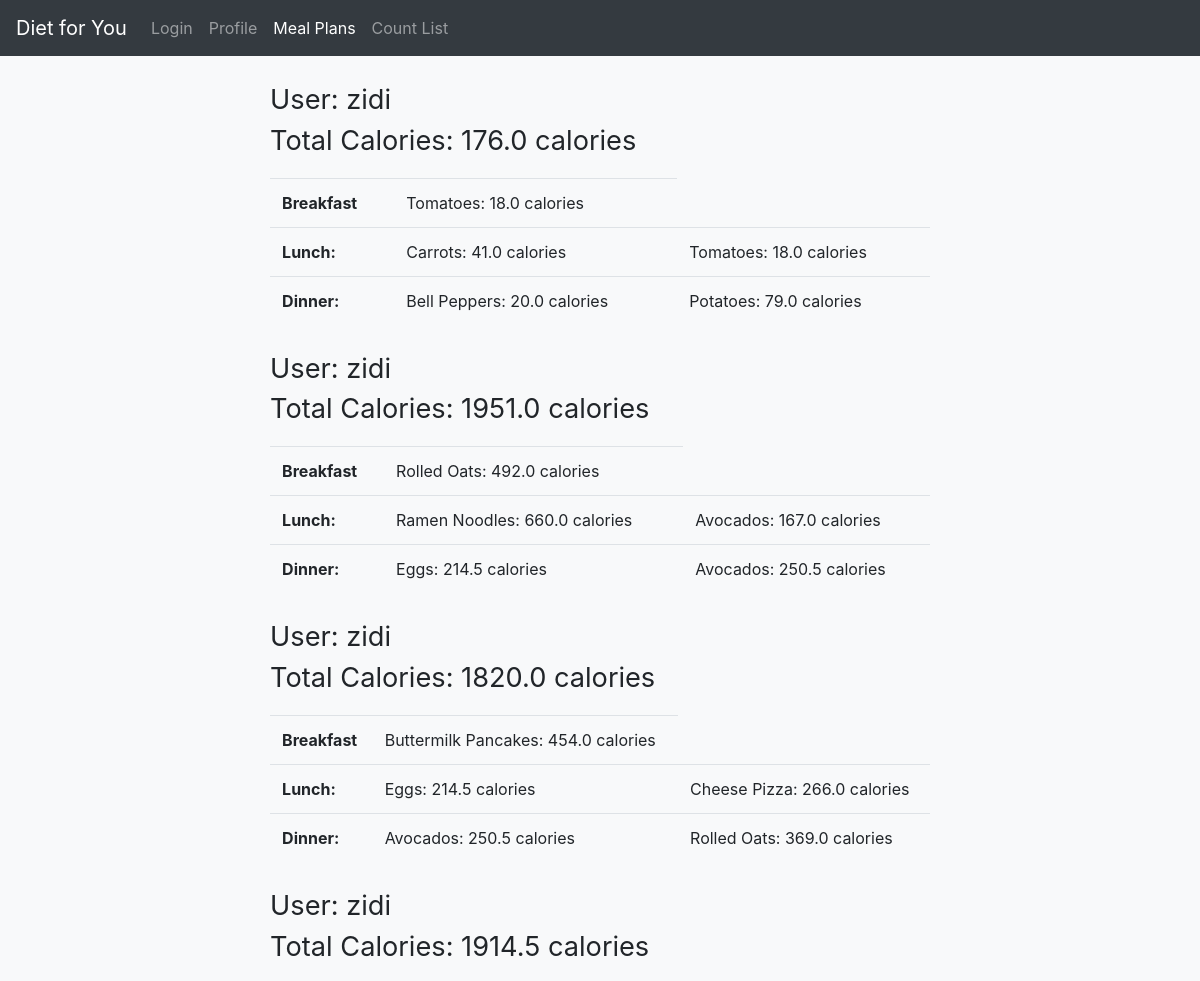
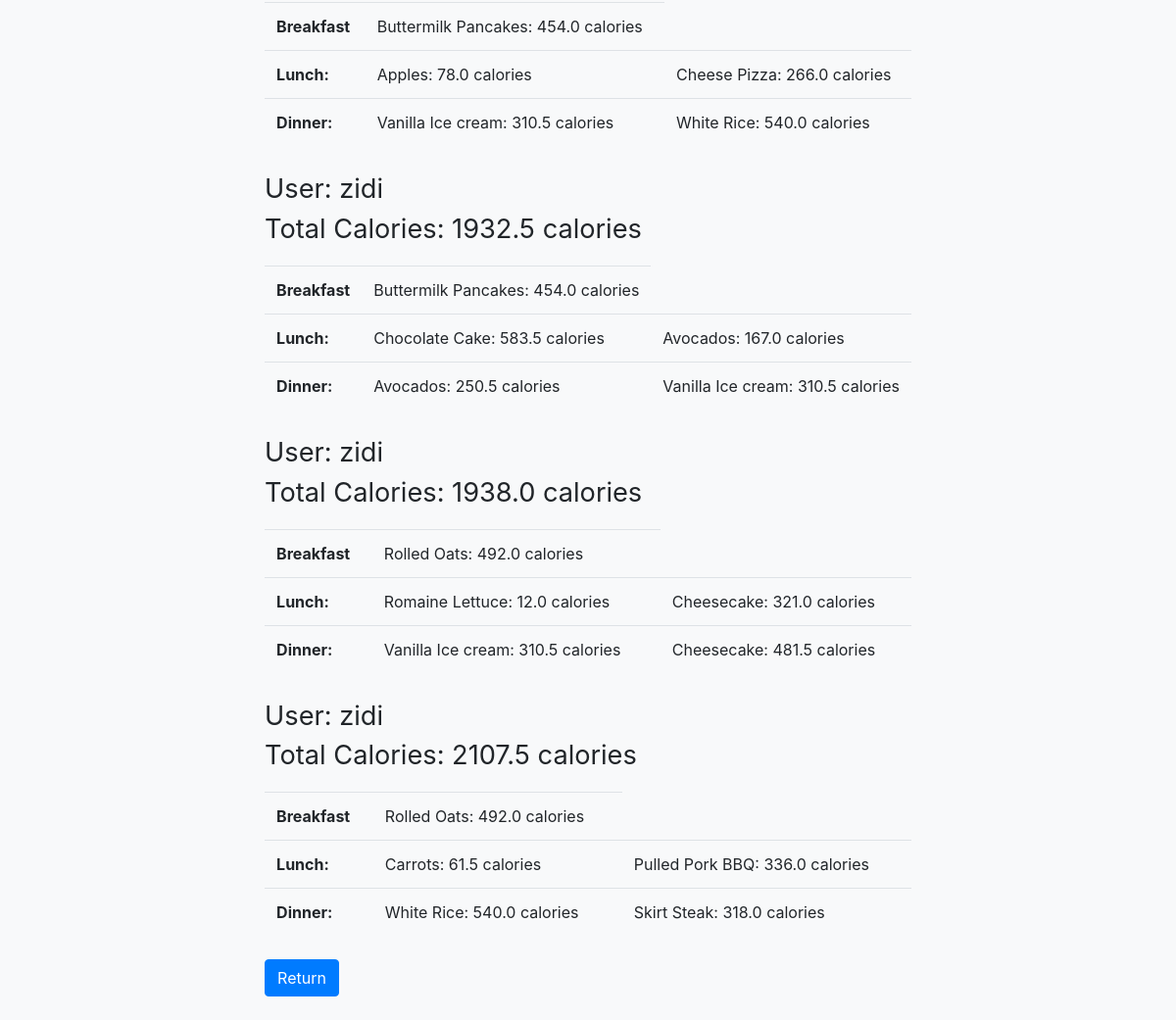
The app's page /recipe/past/ (signed in) with its own data (2 pictures, top to bottom).
### main/models.py (models this page shows, shortened)
class recipeTable(models.Model):
    user = models.CharField(max_length = 50, default = '')
    totalCal = models.FloatField(default = 0)
    foodItem1 = models.CharField(max_length=125, null=True)
    cal1 = models.FloatField(default=0)
    foodItem2 = models.CharField(max_length=125, null=True)
    cal2 = models.FloatField(default=0)
    foodItem3 = models.CharField(max_length=125, null=True)
    cal3 = models.FloatField(default=0)
    foodItem4 = models.CharField(max_length=125, null=True)
    cal4 = models.FloatField(default=0)
    foodItem5 = models.CharField(max_length=125, null=True)
    cal5 = models.FloatField(default=0)
    class Meta:
        indexes = [
           models.Index(fields=['user']),
        ]

### main/views.py (the view)
# urls.py: path('recipe/past/', pastRecipe),
def pastRecipe(request):
   currentUser = request.user
   personId = currentUser.username
   recipeInfo = recipeTable.objects.raw('SELECT * FROM main_recipeTable WHERE user = %s ORDER BY id', [personId])
   return render(request, 'past_recipe.html', {'recipeInfo' : recipeInfo})

### templates/past_recipe.html (shortened to what this page needs)
<!doctype html>
<html lang="en">
    <head>
        <link rel="stylesheet" href="https://stackpath.bootstrapcdn.com/bootstrap/4.5.0/css/bootstrap.min.css">
        <nav class="navbar navbar-expand navbar-dark bg-dark">
            <div class="collapse navbar-collapse" id="navbarsExample02">
                <a class="navbar-brand" href="/home">Diet for You</a>
                <ul class="navbar-nav mr-auto">
                <li>
                    <a class="nav-link" href="/login">Login <span class="sr-only">(current)</span></a>
                </li>
                <li class="nav-item">
                    <a class="nav-link" href="/main">Profile</a>
                </li>
                <li class="nav-item active">
                    <a class="nav-link" href="/recipe">Meal Plans</a>
                </li>
                <li class="nav-item">
                    <a class="nav-link" href="/countList">Count List</a>
                </li>
                </ul>
            </div>
        </nav>
    </head>
    <body class="bg-light">
        <div class="container">
            <div class="row">
              <div class="mt-4 mb-4 mx-auto" style="text-align:Left;">
                    {% for info in recipeInfo %}
                    <p style="font-size:170%;">User: {{info.user}} <br> Total Calories: {{info.totalCal}} calories</p>
                    <div class="mb-4">
                        <table class="table">
                            <tbody>
                            <tr>
                                <th scope="row">Breakfast</th>
                                <td>{{info.foodItem1}}: {{info.cal1}} calories</td>
                            </tr>
                            <tr>
                                <th scope="row">Lunch: </th>
                                <td>{{info.foodItem2}}: {{info.cal2}} calories</td>
                                <td>{{info.foodItem3}}: {{info.cal3}} calories</td>
                            </tr>
                            <tr>
                                <th scope="row">Dinner: </th>
                                <td>{{info.foodItem4}}: {{info.cal4}} calories</td>
                                <td>{{info.foodItem5}}: {{info.cal5}} calories</td>
                                </tr>
                            </tbody>
                        </table>
                    </div>
                    {% endfor %}
                    <form action = "/recipe/" methond = "Post">{% csrf_token %}
                        <button type="submit" class="btn btn-primary">Return</button>
                    </form>
                </body>
</html>

### records on screen
recipeTable: user "zidi", totalCal "176.0", foodItem1 "Tomatoes", cal1 "18.0", foodItem2 "Carrots", cal2 "41.0", foodItem3 "Tomatoes", cal3 "18.0", foodItem4 "Bell Peppers", cal4 "20.0", foodItem5 "Potatoes", cal5 "79.0"
recipeTable: user "zidi", totalCal "1951.0", foodItem1 "Rolled Oats", cal1 "492.0", foodItem2 "Ramen Noodles", cal2 "660.0", foodItem3 "Avocados", cal3 "167.0", foodItem4 "Eggs", cal4 "214.5", foodItem5 "Avocados", cal5 "250.5"
recipeTable: user "zidi", totalCal "1820.0", foodItem1 "Buttermilk Pancakes", cal1 "454.0", foodItem2 "Eggs", cal2 "214.5", foodItem3 "Cheese Pizza", cal3 "266.0", foodItem4 "Avocados", cal4 "250.5", foodItem5 "Rolled Oats", cal5 "369.0"
recipeTable: user "zidi", totalCal "1914.5", foodItem1 "Buttermilk Pancakes", cal1 "454.0", foodItem2 "Apples", cal2 "78.0", foodItem3 "Cheese Pizza", cal3 "266.0", foodItem4 "Vanilla Ice cream", cal4 "310.5", foodItem5 "White Rice", cal5 "540.0"
recipeTable: user "zidi", totalCal "1932.5", foodItem1 "Buttermilk Pancakes", cal1 "454.0", foodItem2 "Chocolate Cake", cal2 "583.5", foodItem3 "Avocados", cal3 "167.0", foodItem4 "Avocados", cal4 "250.5", foodItem5 "Vanilla Ice cream", cal5 "310.5"
recipeTable: user "zidi", totalCal "1938.0", foodItem1 "Rolled Oats", cal1 "492.0", foodItem2 "Romaine Lettuce", cal2 "12.0", foodItem3 "Cheesecake", cal3 "321.0", foodItem4 "Vanilla Ice cream", cal4 "310.5", foodItem5 "Cheesecake", cal5 "481.5"
recipeTable: user "zidi", totalCal "2107.5", foodItem1 "Rolled Oats", cal1 "492.0", foodItem2 "Carrots", cal2 "61.5", foodItem3 "Pulled Pork BBQ", cal3 "336.0", foodItem4 "White Rice", cal4 "540.0", foodItem5 "Skirt Steak", cal5 "318.0"
